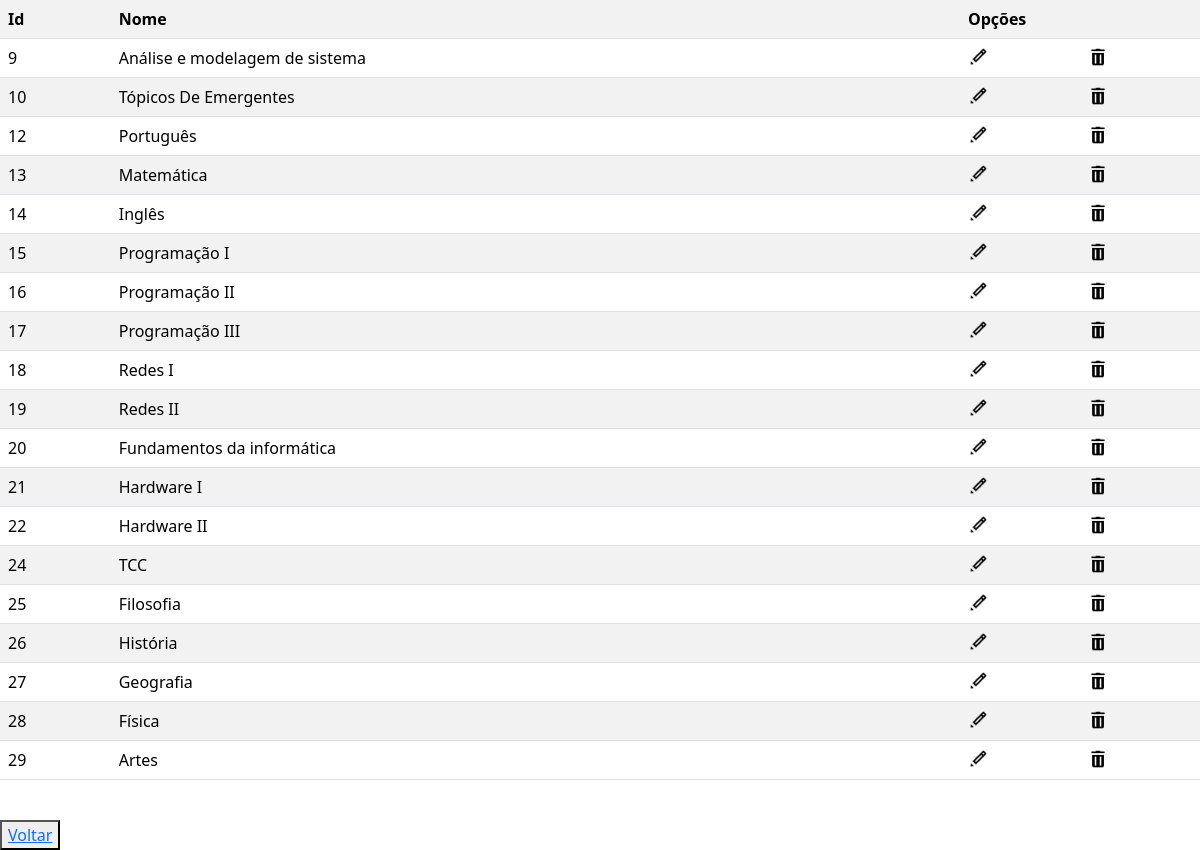
The page /crud/crud_presenca/listar.php (signed in) on the database as committed earlier.
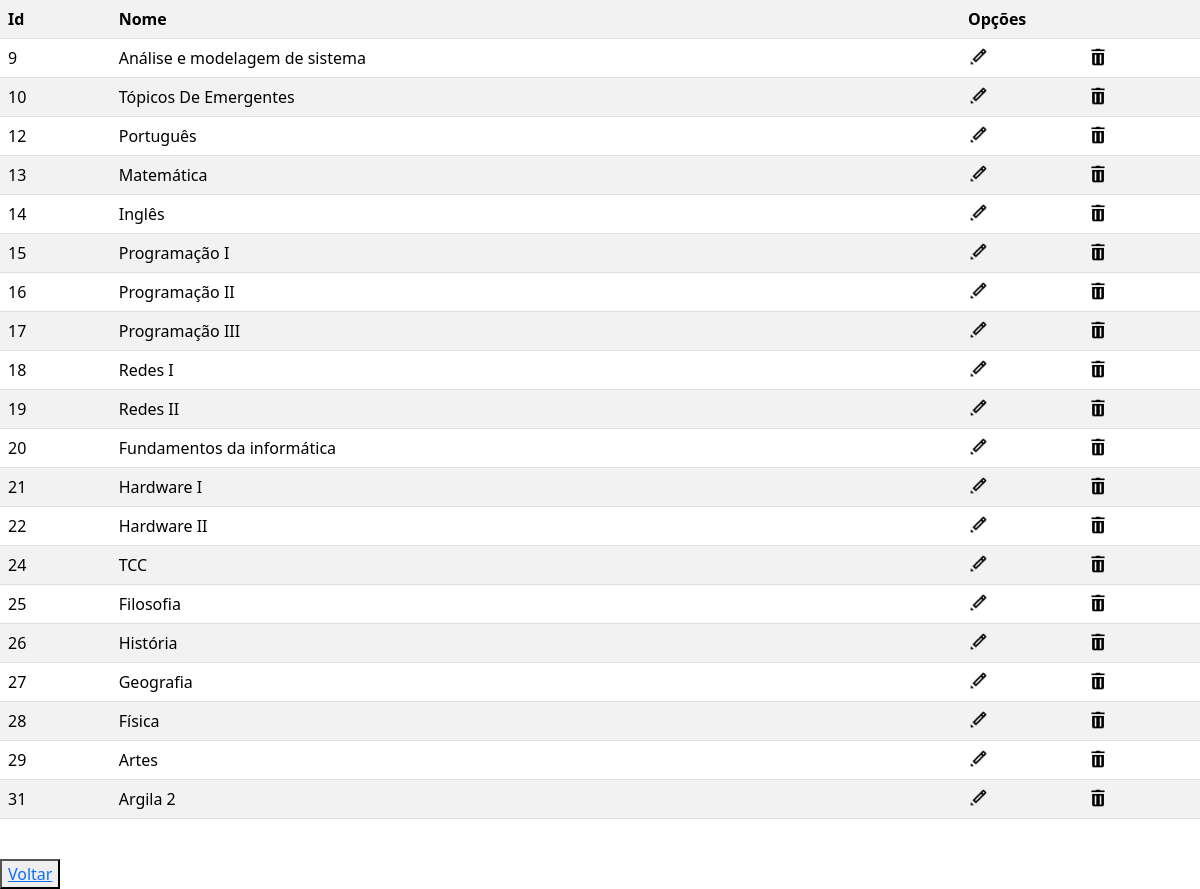
The same page on the database as committed later.
### tables this page shows
CREATE TABLE IF NOT EXISTS `disciplina` (
  `id_disciplinas` int NOT NULL AUTO_INCREMENT,
  `nome_disciplina` varchar(255) DEFAULT NULL,
  `professor` varchar(100) NOT NULL,
  PRIMARY KEY (`id_disciplinas`)
);

### crud/crud_presenca/listar.php (the view, shortened to what this page needs)
<?php
include('../../conecta.php');
echo "<link rel='stylesheet' href='https://cdn.jsdelivr.net/npm/bootstrap@5.3.3/dist/css/bootstrap.min.css'>";
$sql = "SELECT * FROM disciplina";
$resultado = mysqli_query($conexao,$sql);
echo '<table class="table table-white table-striped">
<tr>
<th scope="col">Id</th>
<th scope="col">Nome</th>
<th colspan=3>Opções</th>
</tr>';
while ($dados = mysqli_fetch_assoc($resultado)) {
echo '<tr>';
echo '<td>'.$dados['id_disciplinas'].'</td>';
echo '<td>'.$dados['nome_disciplina'] .'</td>';
echo '<td> <a href="formedit.php?id_disciplinas='.$dados['id_disciplinas'].'"> <img src="imagens/editar.png" width="20" height="20"> </a> </td>';
echo '<td> <a href="excluir?id_disciplinas='.$dados['id_disciplinas'].'"> <img src="imagens/excluir.png" width="20" height="20"> </a> </td>';
echo '</tr>';
}
echo '</table>'."<br>";
echo '<button><a href="index.php">Voltar</a></button>';
?>

Rows that differ between the two databases and show on the page:
added disciplina: id_disciplinas "31", nome_disciplina "Argila 2"
